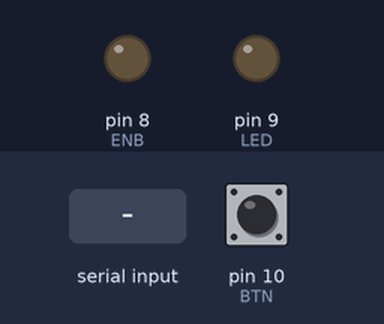
The sketch below on a simulated Arduino Uno, built with avr-gcc and run on an emulated ATmega328P. Parts: output pins drawn as LEDs (lit = HIGH). The inputs (shaded band) are chosen by the test bench; at power-on: pin 10 (BTN) HIGH. What the sketch prints to the serial monitor is not drawn.

Above: at 1.7 s.
1.8 s: "1" received over Serial
3.3 s: byte 255 (0xFF) received over Serial
At 4.2 s:
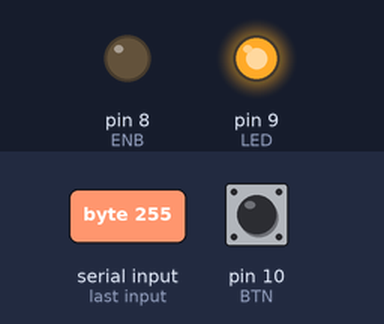
4.8 s: "0" received over Serial
At 5.4 s:
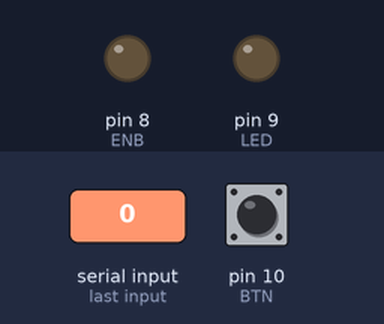
Timing chart, 0 to 7.8 s (numbered marks = the images above; inputs shaded):
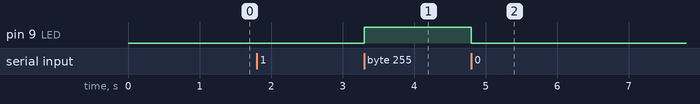

Measured:
- after the input at 3.3 s, pin 9 (LED): LOW → HIGH at once
- after the input at 4.8 s, pin 9 (LED): HIGH → LOW at once

The sketch:

SLAVE.ino
```cpp
#include <Bounce2.h>

#define ENB 8
#define LED 9
#define BTN 10

Bounce btn = Bounce();

bool ON = false;
bool GO = false;

void setup() {
  Serial.begin(9600);

  pinMode(LED, OUTPUT);
  pinMode(BTN, INPUT_PULLUP);
  btn.attach(BTN);
  btn.interval(5);

  pinMode(ENB, OUTPUT);
  digitalWrite(ENB, LOW);

  delay(500);
}

void loop() {
  btn.update();
  if (btn.fell())
  {
    ON = !ON;
  }

  digitalWrite(ENB, LOW);
  if (Serial.available())
  {
    if (Serial.read() == 0xFF)
    {
      digitalWrite(LED, HIGH);
    }
    else  digitalWrite(LED, LOW);

    digitalWrite(ENB, HIGH);
    delay(1);
    GO = !GO;
  }
  if (GO)
  {
    if (ON)
    {
      Serial.write(0xFF);
      Serial.flush();
    }
    else
    {
      Serial.write(0x00);
      Serial.flush();
    }
    GO = !GO;
  }

}
```
